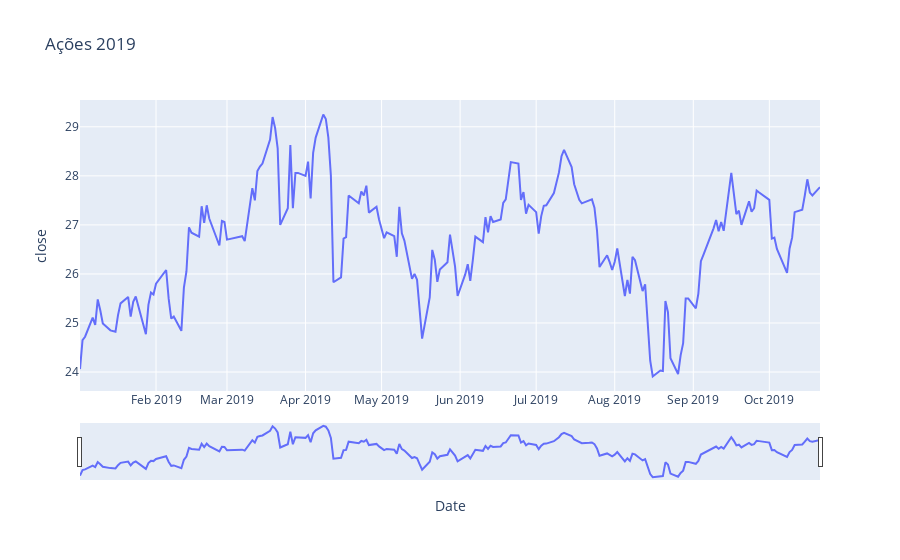

Notebook code cell kept with this figure:
### Code cell
import plotly.graph_objects as go
import plotly.express as px
import pandas as pd
df = pd.read_html('http://github.com/leafarsntram/Vis/blob/master/data/PETR4c.csv')[0]

fig = px.line(df, x='Date', y='close', title='Ações 2019')
#fig = px.line(df1, x='Date', y='Close')

fig.update_xaxes(rangeslider_visible=True)
fig.show()

### Figure 1 — Plotly figure (JSON) as saved in the notebook; plotly's stock layout.template omitted (floating-point values rounded to 4 significant figures; data arrays with more than 128 entries replaced by an {"elided": "..."} marker saying what was removed)
{"data": [{"hoverlabel": {"namelength": 0}, "hovertemplate": "Date=%{x}<br>close=%{y}", "legendgroup": "", "line": {"color": "#636efa", "dash": "solid"}, "mode": "lines", "name": "", "showlegend": false, "type": "scatter", "x": {"elided": "202 str values"}, "xaxis": "x", "y": {"elided": "202 float values"}, "yaxis": "y"}], "layout": {"legend": {"tracegroupgap": 0}, "title": {"text": "Ações 2019"}, "xaxis": {"anchor": "y", "domain": [0, 1], "rangeslider": {"visible": true}, "title": {"text": "Date"}}, "yaxis": {"anchor": "x", "domain": [0, 1], "title": {"text": "close"}}}}
